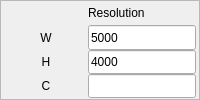
             <widget class="QFrame" name="frme_cap_resolution_0">
              <property name="frameShape">
               <enum>QFrame::StyledPanel</enum>
              </property>
              <property name="frameShadow">
               <enum>QFrame::Plain</enum>
              </property>
              <layout class="QGridLayout" name="layout_grid_frme_cap_res_0">
               <property name="leftMargin">
                <number>3</number>
               </property>
               <property name="topMargin">
                <number>0</number>
               </property>
               <property name="rightMargin">
                <number>3</number>
               </property>
               <property name="bottomMargin">
                <number>1</number>
               </property>
               <property name="spacing">
                <number>0</number>
               </property>
               <item row="0" column="1">
                <widget class="QLabel" name="lbl_static_resolution_0">
                 <property name="text">
                  <string>Resolution</string>
                 </property>
                 <property name="alignment">
                  <set>Qt::AlignLeading|Qt::AlignLeft|Qt::AlignVCenter</set>
                 </property>
                </widget>
               </item>
               <item row="1" column="0">
                <widget class="QLabel" name="lbl_static_w_resolution_0">
                 <property name="text">
                  <string>W</string>
                 </property>
                 <property name="alignment">
                  <set>Qt::AlignCenter</set>
                 </property>
                </widget>
               </item>
               <item row="1" column="1">
                <widget class="QLineEdit" name="ledit_cap_width_0">
                 <property name="sizePolicy">
                  <sizepolicy hsizetype="Preferred" vsizetype="Preferred">
                   <horstretch>0</horstretch>
                   <verstretch>0</verstretch>
                  </sizepolicy>
                 </property>
                 <property name="text">
                  <string>5000</string>
                 </property>
                 <property name="readOnly">
                  <bool>true</bool>
                 </property>
                </widget>
               </item>
               <item row="2" column="0">
                <widget class="QLabel" name="lbl_static_h_resolution_0">
                 <property name="text">
                  <string>H</string>
                 </property>
                 <property name="alignment">
                  <set>Qt::AlignCenter</set>
                 </property>
                </widget>
               </item>
               <item row="2" column="1">
                <widget class="QLineEdit" name="ledit_cap_height_0">
                 <property name="sizePolicy">
                  <sizepolicy hsizetype="Preferred" vsizetype="Preferred">
                   <horstretch>0</horstretch>
                   <verstretch>0</verstretch>
                  </sizepolicy>
                 </property>
                 <property name="text">
                  <string>4000</string>
                 </property>
                 <property name="readOnly">
                  <bool>true</bool>
                 </property>
                </widget>
               </item>
               <item row="3" column="0">
                <widget class="QLabel" name="lbl_static_c_resolution_0">
                 <property name="text">
                  <string>C</string>
                 </property>
                 <property name="alignment">
                  <set>Qt::AlignCenter</set>
                 </property>
                </widget>
               </item>
               <item row="3" column="1">
                <widget class="QLineEdit" name="ledit_cap_channels_0">
                 <property name="sizePolicy">
                  <sizepolicy hsizetype="Preferred" vsizetype="Preferred">
                   <horstretch>0</horstretch>
                   <verstretch>0</verstretch>
                  </sizepolicy>
                 </property>
                 <property name="text">
                  <string/>
                 </property>
                 <property name="readOnly">
                  <bool>true</bool>
                 </property>
                </widget>
               </item>
              </layout>
             </widget>
